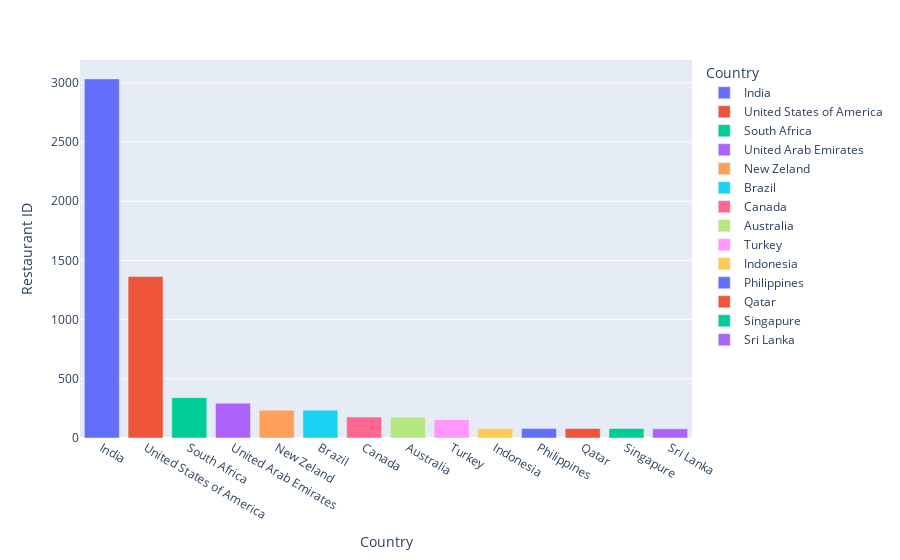

Notebook code cell kept with this figure:
### Code cell
px.bar(df_aux, x='Country', y='Restaurant ID', color='Country')

### Figure 1 — Plotly figure (JSON) as saved in the notebook; plotly's stock layout.template omitted (floating-point values rounded to 4 significant figures)
{"data": [{"alignmentgroup": "True", "hovertemplate": "Country=%{x}<br>Restaurant ID=%{y}<extra></extra>", "legendgroup": "India", "marker": {"color": "#636efa", "pattern": {"shape": ""}}, "name": "India", "offsetgroup": "India", "orientation": "v", "showlegend": true, "textposition": "auto", "type": "bar", "x": ["India"], "xaxis": "x", "y": [3033], "yaxis": "y"}, {"alignmentgroup": "True", "hovertemplate": "Country=%{x}<br>Restaurant ID=%{y}<extra></extra>", "legendgroup": "United States of America", "marker": {"color": "#EF553B", "pattern": {"shape": ""}}, "name": "United States of America", "offsetgroup": "United States of America", "orientation": "v", "showlegend": true, "textposition": "auto", "type": "bar", "x": ["United States of America"], "xaxis": "x", "y": [1365], "yaxis": "y"}, {"alignmentgroup": "True", "hovertemplate": "Country=%{x}<br>Restaurant ID=%{y}<extra></extra>", "legendgroup": "South Africa", "marker": {"color": "#00cc96", "pattern": {"shape": ""}}, "name": "South Africa", "offsetgroup": "South Africa", "orientation": "v", "showlegend": true, "textposition": "auto", "type": "bar", "x": ["South Africa"], "xaxis": "x", "y": [341], "yaxis": "y"}, {"alignmentgroup": "True", "hovertemplate": "Country=%{x}<br>Restaurant ID=%{y}<extra></extra>", "legendgroup": "United Arab Emirates", "marker": {"color": "#ab63fa", "pattern": {"shape": ""}}, "name": "United Arab Emirates", "offsetgroup": "United Arab Emirates", "orientation": "v", "showlegend": true, "textposition": "auto", "type": "bar", "x": ["United Arab Emirates"], "xaxis": "x", "y": [294], "yaxis": "y"}, {"alignmentgroup": "True", "hovertemplate": "Country=%{x}<br>Restaurant ID=%{y}<extra></extra>", "legendgroup": "New Zeland", "marker": {"color": "#FFA15A", "pattern": {"shape": ""}}, "name": "New Zeland", "offsetgroup": "New Zeland", "orientation": "v", "showlegend": true, "textposition": "auto", "type": "bar", "x": ["New Zeland"], "xaxis": "x", "y": [235], "yaxis": "y"}, {"alignmentgroup": "True", "hovertemplate": "Country=%{x}<br>Restaurant ID=%{y}<extra></extra>", "legendgroup": "Brazil", "marker": {"color": "#19d3f3", "pattern": {"shape": ""}}, "name": "Brazil", "offsetgroup": "Brazil", "orientation": "v", "showlegend": true, "textposition": "auto", "type": "bar", "x": ["Brazil"], "xaxis": "x", "y": [234], "yaxis": "y"}, {"alignmentgroup": "True", "hovertemplate": "Country=%{x}<br>Restaurant ID=%{y}<extra></extra>", "legendgroup": "Canada", "marker": {"color": "#FF6692", "pattern": {"shape": ""}}, "name": "Canada", "offsetgroup": "Canada", "orientation": "v", "showlegend": true, "textposition": "auto", "type": "bar", "x": ["Canada"], "xaxis": "x", "y": [177], "yaxis": "y"}, {"alignmentgroup": "True", "hovertemplate": "Country=%{x}<br>Restaurant ID=%{y}<extra></extra>", "legendgroup": "Australia", "marker": {"color": "#B6E880", "pattern": {"shape": ""}}, "name": "Australia", "offsetgroup": "Australia", "orientation": "v", "showlegend": true, "textposition": "auto", "type": "bar", "x": ["Australia"], "xaxis": "x", "y": [176], "yaxis": "y"}, {"alignmentgroup": "True", "hovertemplate": "Country=%{x}<br>Restaurant ID=%{y}<extra></extra>", "legendgroup": "Turkey", "marker": {"color": "#FF97FF", "pattern": {"shape": ""}}, "name": "Turkey", "offsetgroup": "Turkey", "orientation": "v", "showlegend": true, "textposition": "auto", "type": "bar", "x": ["Turkey"], "xaxis": "x", "y": [155], "yaxis": "y"}, {"alignmentgroup": "True", "hovertemplate": "Country=%{x}<br>Restaurant ID=%{y}<extra></extra>", "legendgroup": "Indonesia", "marker": {"color": "#FECB52", "pattern": {"shape": ""}}, "name": "Indonesia", "offsetgroup": "Indonesia", "orientation": "v", "showlegend": true, "textposition": "auto", "type": "bar", "x": ["Indonesia"], "xaxis": "x", "y": [80], "yaxis": "y"}, {"alignmentgroup": "True", "hovertemplate": "Country=%{x}<br>Restaurant ID=%{y}<extra></extra>", "legendgroup": "Philippines", "marker": {"color": "#636efa", "pattern": {"shape": ""}}, "name": "Philippines", "offsetgroup": "Philippines", "orientation": "v", "showlegend": true, "textposition": "auto", "type": "bar", "x": ["Philippines"], "xaxis": "x", "y": [80], "yaxis": "y"}, {"alignmentgroup": "True", "hovertemplate": "Country=%{x}<br>Restaurant ID=%{y}<extra></extra>", "legendgroup": "Qatar", "marker": {"color": "#EF553B", "pattern": {"shape": ""}}, "name": "Qatar", "offsetgroup": "Qatar", "orientation": "v", "showlegend": true, "textposition": "auto", "type": "bar", "x": ["Qatar"], "xaxis": "x", "y": [80], "yaxis": "y"}, {"alignmentgroup": "True", "hovertemplate": "Country=%{x}<br>Restaurant ID=%{y}<extra></extra>", "legendgroup": "Singapure", "marker": {"color": "#00cc96", "pattern": {"shape": ""}}, "name": "Singapure", "offsetgroup": "Singapure", "orientation": "v", "showlegend": true, "textposition": "auto", "type": "bar", "x": ["Singapure"], "xaxis": "x", "y": [80], "yaxis": "y"}, {"alignmentgroup": "True", "hovertemplate": "Country=%{x}<br>Restaurant ID=%{y}<extra></extra>", "legendgroup": "Sri Lanka", "marker": {"color": "#ab63fa", "pattern": {"shape": ""}}, "name": "Sri Lanka", "offsetgroup": "Sri Lanka", "orientation": "v", "showlegend": true, "textposition": "auto", "type": "bar", "x": ["Sri Lanka"], "xaxis": "x", "y": [78], "yaxis": "y"}], "layout": {"autosize": true, "barmode": "relative", "legend": {"title": {"text": "Country"}, "tracegroupgap": 0}, "margin": {"t": 60}, "xaxis": {"anchor": "y", "autorange": true, "categoryarray": ["India", "United States of America", "South Africa", "United Arab Emirates", "New Zeland", "Brazil", "Canada", "Australia", "Turkey", "Indonesia", "Philippines", "Qatar", "Singapure", "Sri Lanka"], "categoryorder": "array", "domain": [0, 1], "range": [-0.5, 13.5], "title": {"text": "Country"}, "type": "category"}, "yaxis": {"anchor": "x", "autorange": true, "domain": [0, 1], "range": [0, 3193.0], "title": {"text": "Restaurant ID"}, "type": "linear"}}}
